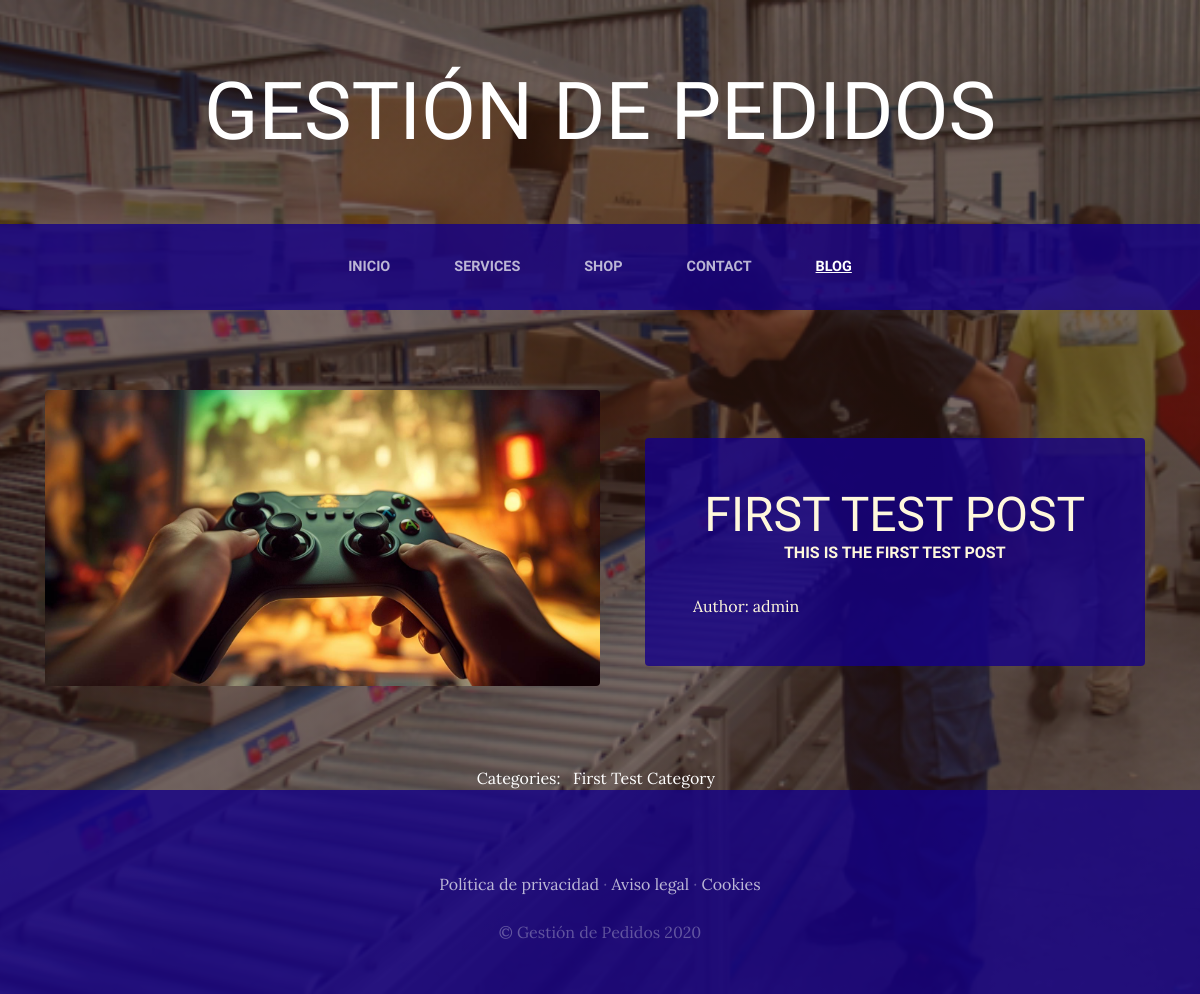
Screenshot of /blog/category/1/ with the database file from the repository.
### BLOG/models.py (models this page shows, shortened)
class Posts(models.Model):
    title = models.CharField(max_length=20)
    content = models.CharField(max_length=60)
    image = models.ImageField(upload_to="blog", null=True, blank=True)
    author = models.ForeignKey(User, on_delete=models.CASCADE)
    categories = models.ManyToManyField(Categories)
    created = models.DateTimeField(auto_now_add=True)
    updated = models.DateTimeField(auto_now_add=True)
    class Meta:
        verbose_name = "post"
        verbose_name_plural = "posts"

class Categories(models.Model):
    name = models.CharField(max_length=20)
    created = models.DateTimeField(auto_now_add=True)
    updated = models.DateTimeField(auto_now_add=True)
    class Meta:
        verbose_name = "category"
        verbose_name_plural = "categories"

### BLOG/views.py (the view)
# urls.py: path('category/<int:categories_id>/', views.categories, name="category")
def categories (request, categories_id):
    category = Categories.objects.get(id=categories_id)
    posts = Posts.objects.filter(categories=categories_id)
    return render(request, "categories.html", {"category":category, "posts":posts})

### BLOG/templates/categories.html
{% extends "base.html" %}
{% load static %}
{% block content %}
    {% for post in posts %}
    <section class="page-section clearfix">
        <div class="container">
          <div class="intro">
            <img class="intro-img img-fluid mb-3 mb-lg-0 rounded" src="{{post.image.url}}" alt="" style="width: 50%;">
            <div class="intro-text left-0 text-center bg-faded p-5 rounded">
              <h2 class="section-heading mb-4" >
                <span class="section-heading-lower">{{post.title}}</span>
                <span class="section-heading-upper">{{post.content}}</span>
              </h2>
            <div style="text-align: left; font-family: 0.8em;">
              Author: {{post.author}}
            </div>
            </div>
          </div>
        </div>
      </section>
    {% endfor %}
    <section>
      <div style="width: 75%; margin: auto; text-align: center; color: white;">
        Categories: &nbsp;
        {% for post in posts %}
          {% for category in post.categories.all %}
          {{category.name}} &nbsp;
          {% endfor %}
        {% endfor %}
      </div>
    </section>
{% endblock %}

### WEBAPP/static/WEBAPP/css/manage.css (style rules this page uses)
body { font-family: 'Lora'; background: linear-gradient(rgba(47, 23, 15, 0.65), rgba(47, 23, 15, 0.65)), url("../img/bg_main.jpg"); background-attachment: fixed; background-position: center; background-size: cover; }
h1, h2, h3, h4, h5, h6 { font-family: 'Raleway'; }
.page-section { margin-top: 5rem; margin-bottom: 5rem; }
.section-heading { text-transform: uppercase; }
.section-heading .section-heading-upper { display: block; font-size: 1rem; font-weight: 800; padding-bottom:.5rem; }
.section-heading .section-heading-lower { display: block; font-size: 3rem; font-weight: 100; }
.bg-faded { background-color: rgba(255, 255, 255, 0.85); }
.intro { position: relative; }
@media (min-width: 992px) { .intro .intro-img { width: 75%; float: left; } }
@media (min-width: 992px) { .intro .intro-text { left: 600; width: 60%; margin-top: 3rem; background-color: rgba(21, 1, 136, 0.8); color: cornsilk; position: absolute; } }
@media (min-width: 1200px) { .intro .intro-text { width: 45%; } }

### rows the page displays
Posts: image (picture), title "FIRST TEST POST", content "THIS IS THE FIRST TEST POST", author "admin"
Categories: name "First Test Category"
